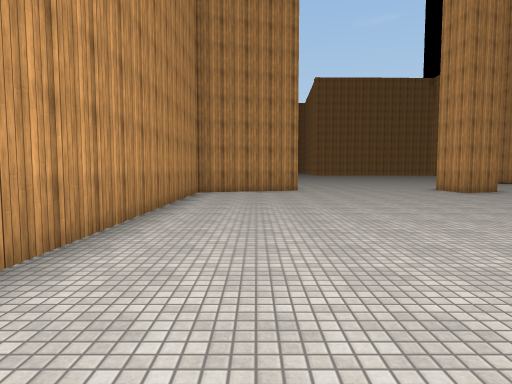
View 1 (above)

20 first-person views from a walk through a Unity game level. The camera is 1.5 m above the floor, tilts 4° down and sees 75° across. The floor is counted in squares, 2 m on a side. Each view is taken from the middle of a square. On the plan, view 1 faces up. The plan holds only what a view shows up to about 11 squares ahead; the rest is blank. The place goes on beyond the plan. The player is left out. Surface patterns are stand-ins for the level's own textures.

View 2
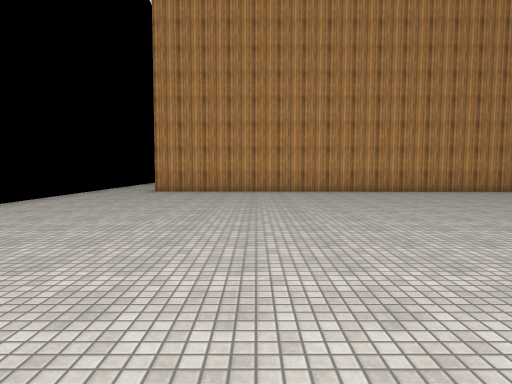

View 3
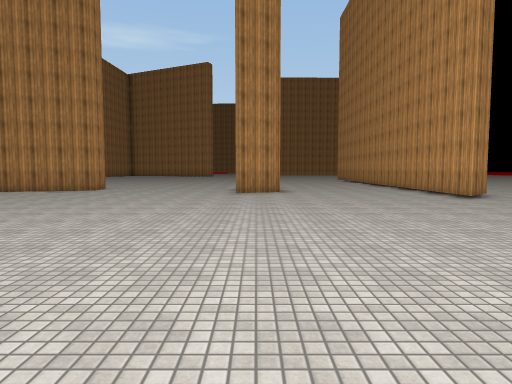

View 4
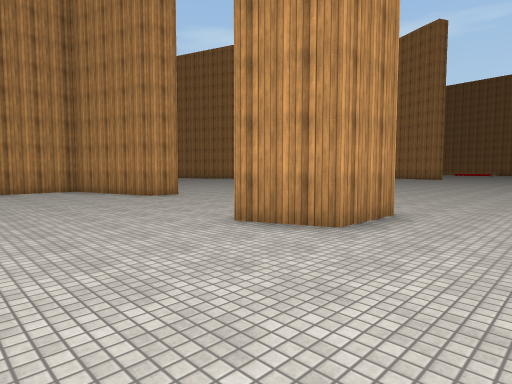

View 5
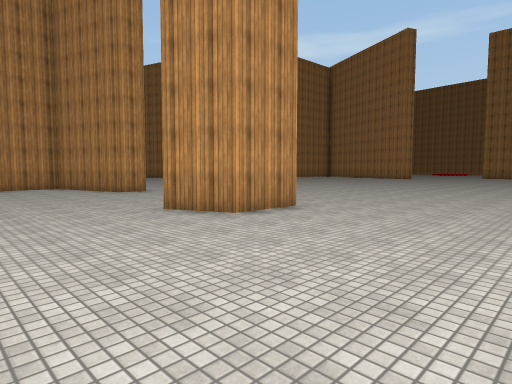

View 6
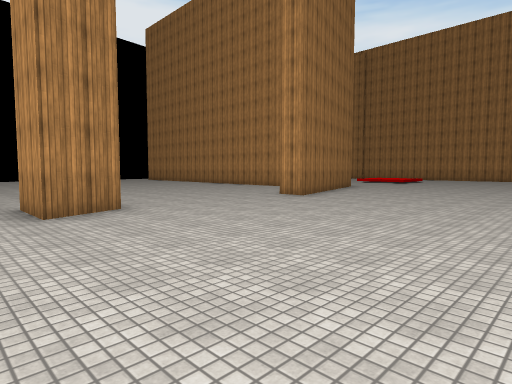

View 7
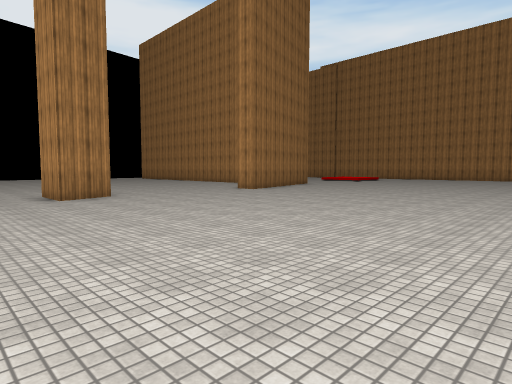

View 8
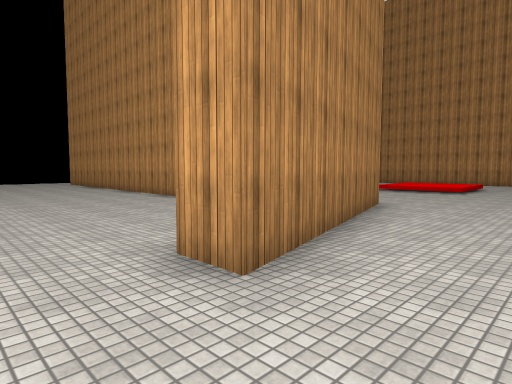

View 9
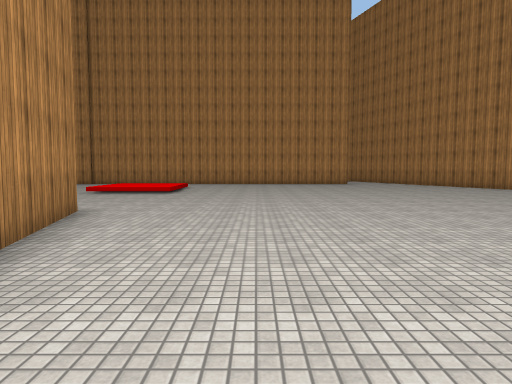

View 10
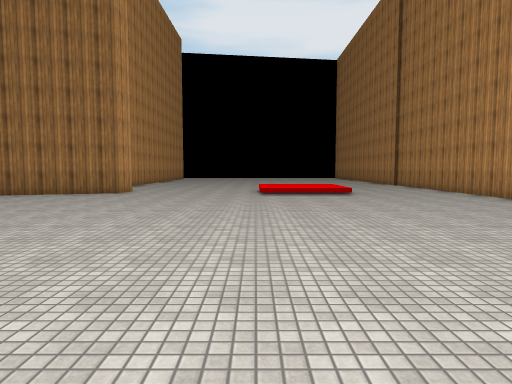

View 11
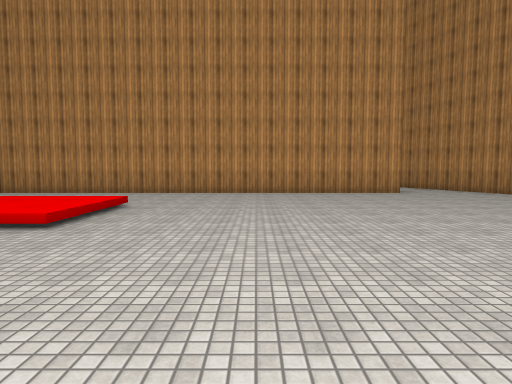

View 12
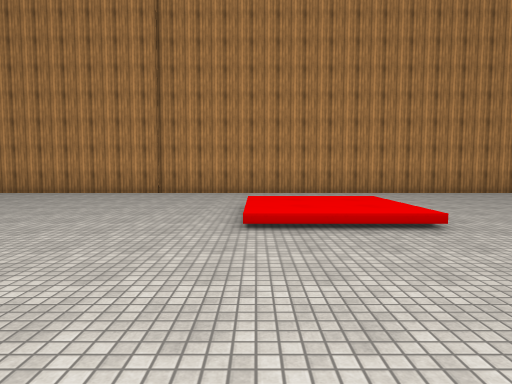

View 13
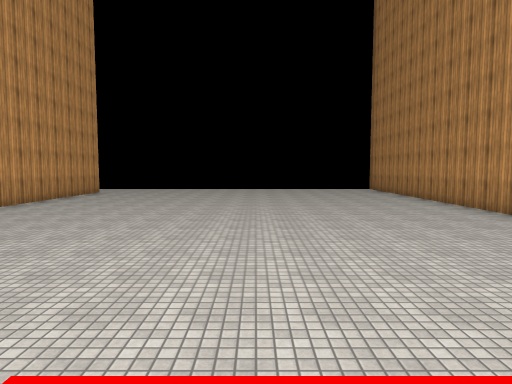

View 14
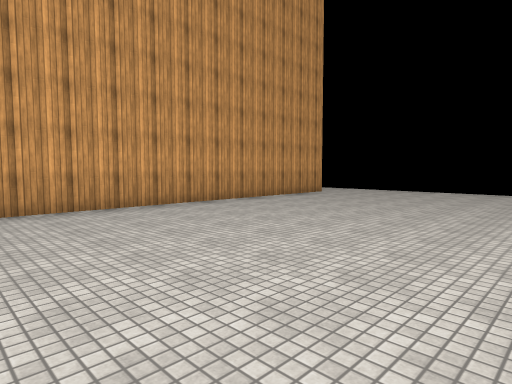

View 15
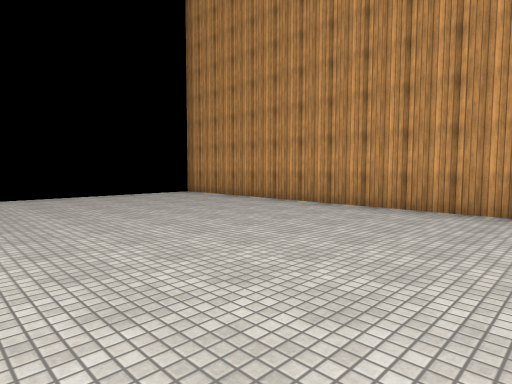

View 16
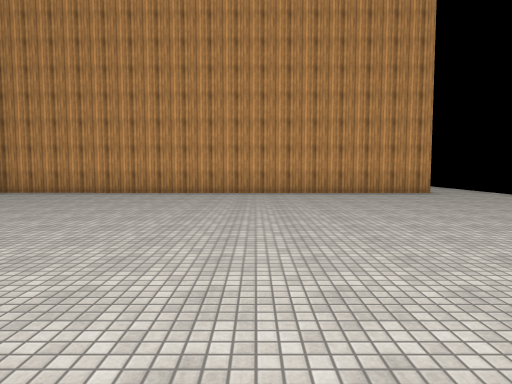

View 17
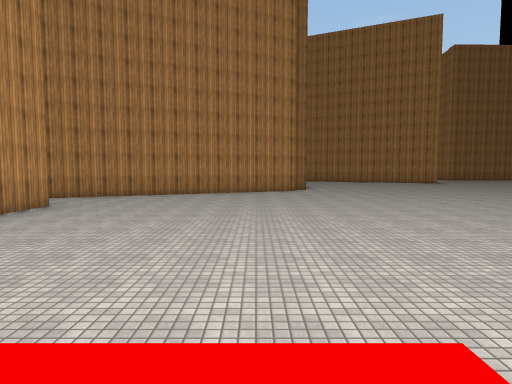

View 18
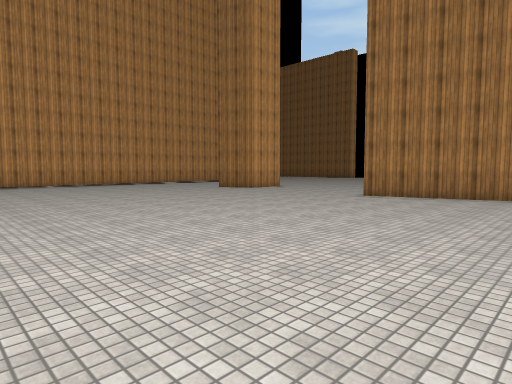

View 19
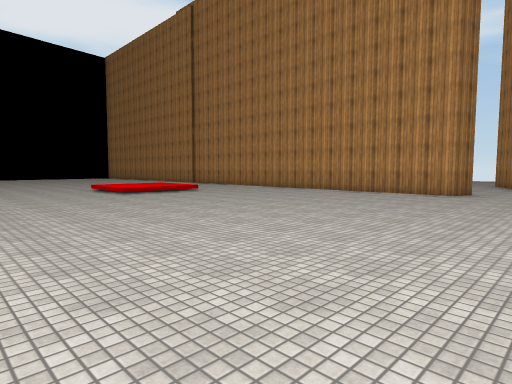

View 20
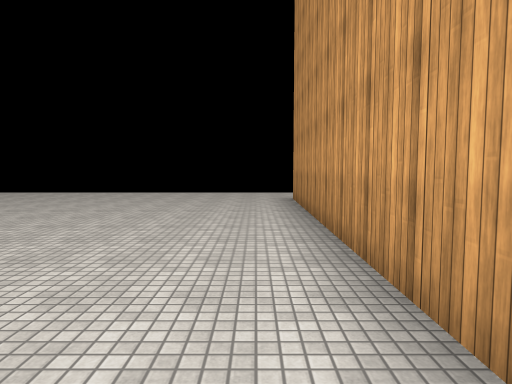

### Floor plan
Points are (right, up) in squares from view 1. A wall is a line through its corners. A room is listed if a view was taken in it or the views show most of it. See-through windows are left out.
Room 1 (views 1, 2, 3, 4, 5, 6, 7, 8, 9, 10, 11, 12, 13, 14, 15, 16, 17, 18, 19, 20)
walls: (-3.9, 10) (-3.9, 10.8) (1.4, 12.3) (1.4, 11.4) (-1.8, 10.5) (-1.9, -3.4); (6.3, 11.8) (7.8, 12.4) (7.8, 10.7) (6.4, 10.2) (6.4, 11); (-2.7, -3.4) (-2.6, 10); (-15, 18.7) (-14.3, 18.4) (-14.4, -5.4); (-13.7, 21.5) (-15.6, 20.6)

Positions as (right, up) in squares from view 1, and headings:
1: (0, 0), facing up
2: (9, 0), facing left
3: (7, 0), facing up
4: (10, 7), facing up-left
5: (12, 7), facing up-left
6: (9, 18), facing down-left
7: (10, 21), facing down-left
8: (3, 14), facing down-left
9: (2, 14), facing left
10: (-8, 21), facing down
11: (-4, 14), facing left
12: (-4, 9), facing left
13: (-9, 10), facing down
14: (-9, 6), facing down-right
15: (-8, 4), facing down-left
16: (-13, 2), facing right
17: (-9, 10), facing up
18: (-3, 21), facing down-right
19: (-4, 21), facing down-left
20: (-1, 5), facing down
